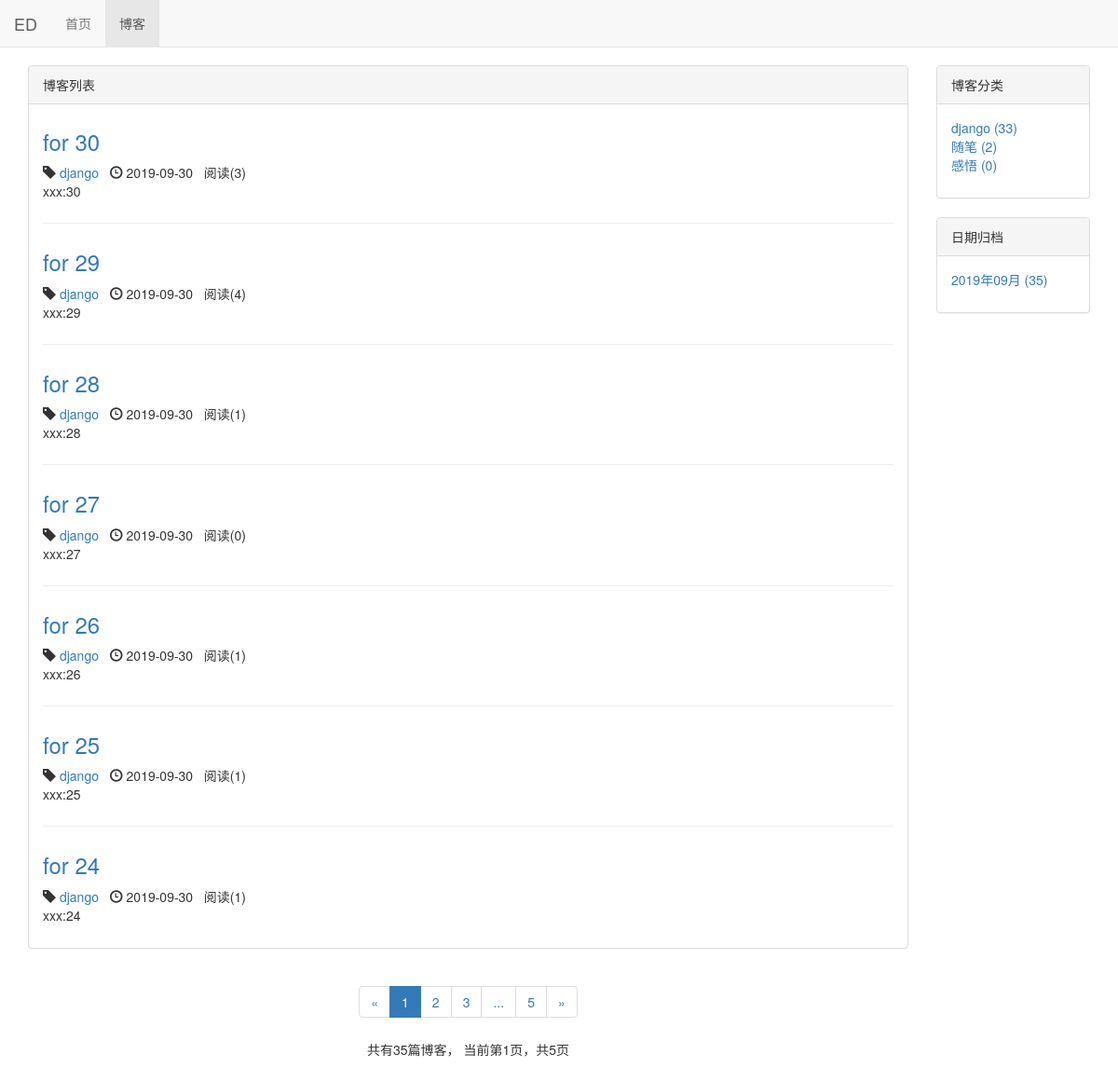
Screenshot of /blog/ with the database file from the repository.
### blog/models.py (models this page shows, shortened)
class Blog(models.Model, ReadNumExpandMethod):
    title = models.CharField(max_length=50)
    blog_type = models.ForeignKey(BlogType, on_delete=models.DO_NOTHING)
    content = RichTextUploadingField()
    author = models.ForeignKey(User, on_delete=models.DO_NOTHING)
    read_details = GenericRelation(ReadDetail)
    created_time = models.DateTimeField(auto_now_add=True)
    last_updated_time = models.DateTimeField(auto_now=True)
    class Meta:
        ordering = ['-created_time']

class BlogType(models.Model):
    type_name = models.CharField(max_length=15)
    def __str__(self):
        return self.type_name

### read_statistic/models.py (models this page shows)
class ReadNum(models.Model):
    read_num = models.IntegerField(default=0)
    content_type = models.ForeignKey(ContentType, on_delete=models.DO_NOTHING)
    object_id = models.PositiveIntegerField()
    content_object = GenericForeignKey('content_type', 'object_id')

### blog/views.py (the view)
# urls.py: path('', views.blog_list, name='blog_list'),
def blog_list(request):
    blogs_all_list = Blog.objects.all()
    context = get_blog_list_common_data(request, blogs_all_list)
    return render(request, 'blog/blog_list.html', context)

### read_statistic/models.py (called while the page is built)
    def get_read_num(self):
        try:
            ct = ContentType.objects.get_for_model(self)
            readnum = ReadNum.objects.get(content_type=ct, object_id=self.pk)
            return readnum.read_num
        except exceptions.ObjectDoesNotExist:
            return 0

### blog/templates/blog/blog_list.html (shortened to what this page needs)
{% extends 'base.html' %}
{% block nav_blog_active %}active{% endblock %}
{% load staticfiles %}
{% block header_extends %}
    <link rel="stylesheet" href="{% static 'blog/blog.css' %}">
{% endblock %}
{% block content %}
     <div class="container">
        <div class="row">
            <div class="col-xs-12 col-sm-8 col-md-9 col-lg-10">
                <div class="panel panel-default">
                    <div class="panel-heading">{% block blog_list_title %}博客列表{% endblock %}</div>
                    <div class="panel-body">
                        {% for blog in blogs %}
                            <div class="blog">
                                <h3><a href="{% url 'blog_detail' blog.pk %}">{{ blog.title }}</a></h3>
                                <p class="blog-info">
                                    <span class="glyphicon glyphicon-tag"></span> <a href="{% url 'blogs_with_type' blog.blog_type.pk %}">{{ blog.blog_type }}</a>&nbsp;&nbsp;
                                    <span class="glyphicon glyphicon-time"></span> {{ blog.created_time|date:"Y-m-d" }}&nbsp;&nbsp;
                                    阅读({{ blog.get_read_num }})
                                </p>
                                <p>{{ blog.content|striptags|truncatechars:120 }}</p>
                            </div>
                        {% empty %}
                            <div class="blog">
                                <h3>暂无博客，敬请期待</h3>
                            </div>
                        {% endfor %}
                    </div>
                </div>
                <div class="paginator">
                    <ul class="pagination">
                        <li>
                            {% if page_of_blogs.has_previous %}
                                <a href="?page={{ page_of_blogs.previous_page_number }}" aria-label="Previous">
                                    <span aria-hidden="true">&laquo;</span>
                                </a>
                            {% else %}
                                <span aria-hidden="true">&laquo;</span>
                            {% endif %}
                        </li>
                        {% for page_num in page_range %}
                            {% if page_num == page_of_blogs.number %}
                                <li class="active"><span>{{ page_num }}</span></li>
                            {% else %}
                                {% if page_num == '...' %}
                                    <li><span>{{ page_num }}</span></li>
                                {% else %}
                                    <li><a href="?page={{ page_num }}">{{ page_num }}</a></li>
                                {% endif %}
                            {% endif %}
                        {% endfor %}
                        <li>
                            {% if page_of_blogs.has_next %}
                                <a href="?page={{ page_of_blogs.next_page_number }}" aria-label="Next">
                                    <span aria-hidden="true">&raquo;</span>
                                </a>
                            {% else %}
                                <span aria-hidden="true">&raquo;</span>
                            {% endif %}
                        </li>
                    </ul>
                    <p>
                        共有{{ page_of_blogs.paginator.count }}篇博客，
                        当前第{{ page_of_blogs.number }}页，共{{ page_of_blogs.paginator.num_pages }}页
                    </p>
                </div>
            </div>
            <div class="hidden-xs col-sm-4 col-md-3 col-lg-2">
                <div class="panel panel-default">
                    <div class="panel-heading">博客分类</div>
                    <div class="panel-body">
                        <ul class="blog-types">
                            {% for blog_type in blog_types %}
                                <li>
                                    <a href="{% url 'blogs_with_type' blog_type.pk %}">
                                        {{ blog_type.type_name }} ({{ blog_type.blog_count }})
                                    </a>
                                </li>
                            {% empty %}
                                <li>暂无分类</li>
                            {% endfor %}
                        </ul>
                    </div>
                </div>
                <div class="panel panel-default">
                    <div class="panel-heading">日期归档</div>
                    <div class="panel-body">
                        <ul>
                            {% for blog_date, blog_count in blog_dates.items %}
                                <li>
                                    <a href="{% url 'blogs_with_date' blog_date.year blog_date.month %}">
                                        {{ blog_date|date:"Y年m月" }} ({{ blog_count }})
                                    </a>
                                </li>
                            {% endfor %}
                        </ul>
                    </div>
                </div>
            </div>
        </div>
    </div>
{% endblock %}

### static/base.css (style rules this page uses)
* { margin: 0; padding: 0; }
body { margin-top: 70px!important; }
ul { list-style-type: none!important; }

### blog/static/blog/blog.css (style rules this page uses)
ul.blog-types { list-style-type: none; }
div.blog:not(:last-child) { margin-bottom: 2em; padding-bottom: 1em; border-bottom: 1px solid #eee; }
div.blog h3 { margin-top: 0.5em; }
div.blog p.blog-info { margin-bottom: 0; }
div.paginator { text-align: center; }

### rows the page displays
Blog: title "for 30", blog_type "django", created_time "2019-09-30", get_read_num "3", content "xxx:30"
Blog: title "for 29", blog_type "django", created_time "2019-09-30", get_read_num "4", content "xxx:29"
Blog: title "for 28", blog_type "django", created_time "2019-09-30", get_read_num "1", content "xxx:28"
Blog: title "for 27", blog_type "django", created_time "2019-09-30", get_read_num "0", content "xxx:27"
Blog: title "for 26", blog_type "django", created_time "2019-09-30", get_read_num "1", content "xxx:26"
Blog: title "for 25", blog_type "django", created_time "2019-09-30", get_read_num "1", content "xxx:25"
Blog: title "for 24", blog_type "django", created_time "2019-09-30", get_read_num "1", content "xxx:24"
BlogType: type_name "django", blog_count "33"
BlogType: type_name "随笔", blog_count "2"
BlogType: type_name "感悟", blog_count "0"

### other values shown
{{ page_num }} "1"
{{ page_num }} "2" "3" "5"
{{ page_num }} "..."
{{ page_of_blogs.paginator.count }} "35"
{{ page_of_blogs.number }} "1"
{{ page_of_blogs.paginator.num_pages }} "5"
{{ blog_date|date:"Y年m月" }} "2019年09月"
{{ blog_count }} "35"
